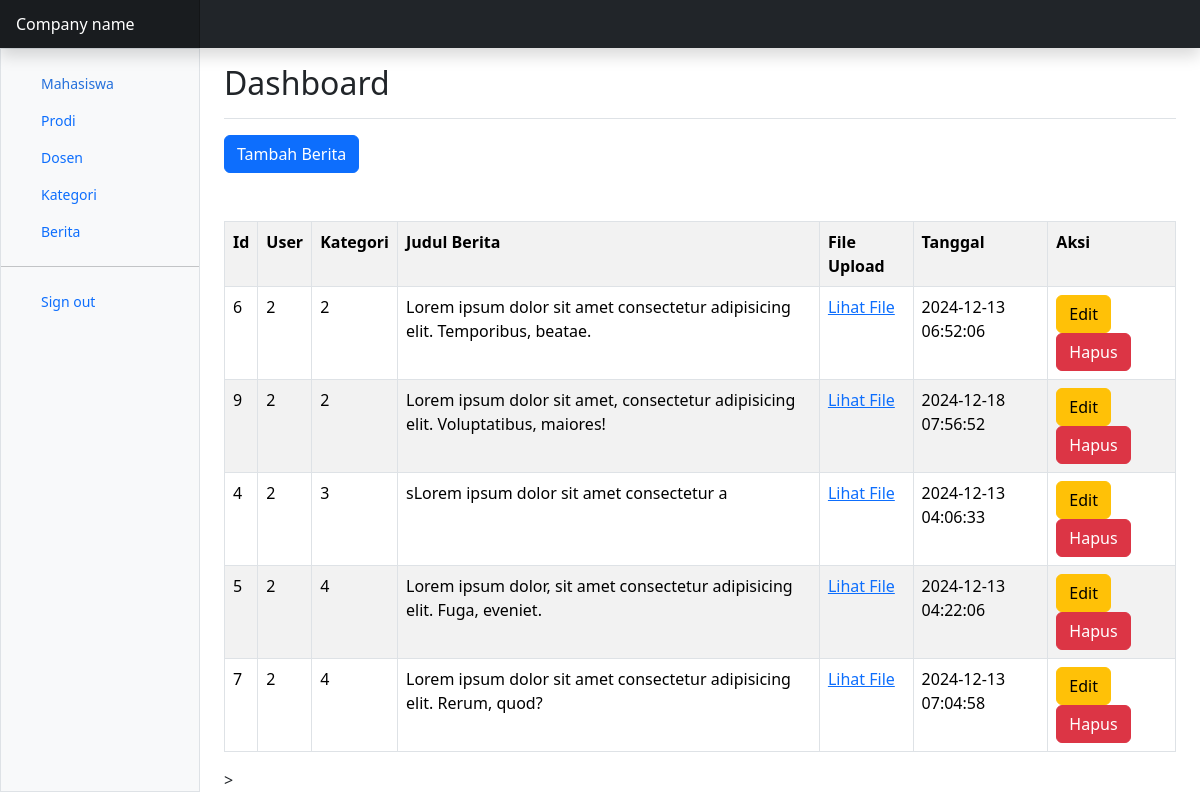
The page /admin/index.php?p=berita (signed in) on the database as committed earlier.
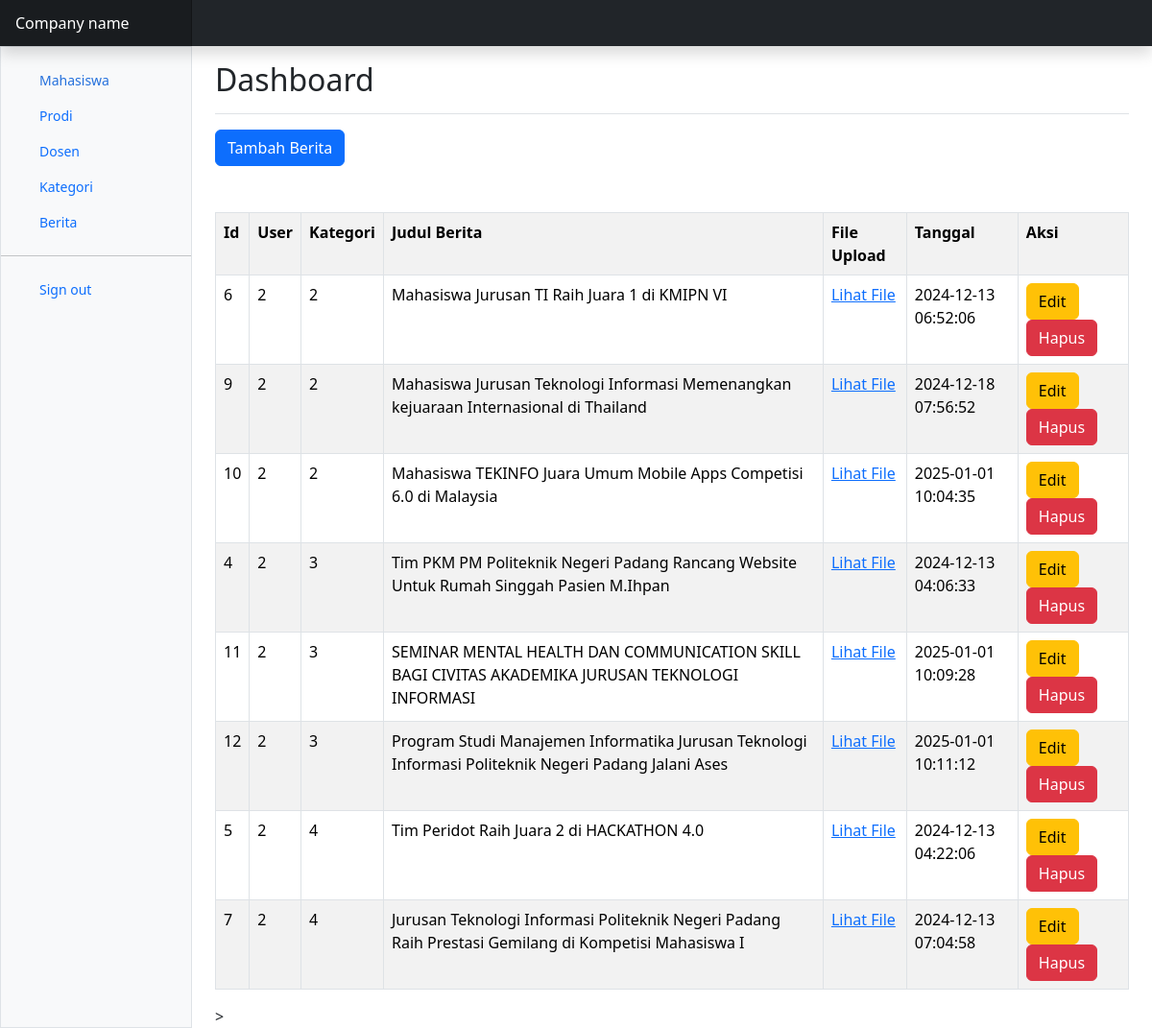
The same page on the database as committed later.
### tables this page shows
CREATE TABLE `berita` (
  `id` int(11) NOT NULL,
  `user_id` int(11) NOT NULL,
  `kategori_id` int(11) NOT NULL,
  `judul_berita` varchar(100) NOT NULL,
  `file_upload` varchar(100) NOT NULL,
  `isi_berita` text NOT NULL,
  `date_created` timestamp NOT NULL DEFAULT current_timestamp()
);

### admin/berita.php (the view, shortened to what this page needs)
<?php
$aksi = isset($_GET['aksi']) ? $_GET['aksi'] : 'list';
include('../koneksi.php');
switch ($aksi) {
    case 'list':
        ?>
        <a href="index.php?p=berita&aksi=input" class="btn btn-primary mb-5">Tambah Berita</a>
        <table class="table table-bordered table-striped">
            <tr>
                <th>Id</th>
                <th>User</th>
                <th>Kategori</th>
                <th>Judul Berita</th>
                <th>File Upload</th>
                <th>Tanggal</th>
                <th>Aksi</th>
            </tr>
            <?php
            $result = mysqli_query($db, "SELECT berita.*, kategori.nama_kategori FROM user
            INNER JOIN berita ON user.id = berita.user_id
            INNER JOIN kategori ON kategori.id = berita.kategori_id");
            while ($berita = mysqli_fetch_array($result)) {
                ?>
                <tr>
                    <td><?= $berita['id'] ?></td>
                    <td><?= $berita['user_id'] ?></td>
                    <td><?= $berita['kategori_id'] ?></td>
                    <td><?= $berita['judul_berita'] ?></td>
                    <td><a href="uploads/<?= $berita['file_upload'] ?>" target="_blank">Lihat File</a></td>
                    <td><?= $berita['date_created'] ?></td>
                    <td>
                        <a href="index.php?p=berita&aksi=edit&id_edit=<?= $berita['id'] ?>" class="btn btn-warning">Edit</a>
                        <a href="proses_berita.php?proses=delete&id=<?= $berita['id'] ?>" class="btn btn-danger" onclick="return confirm('Yakin ingin menghapus data?')">Hapus</a>
                    </td>
                </tr>
                <?php
            }
            ?>
        </table>
        <?php
        break;
        ?>
        <?php
}
?>
>

### admin/index.php (shortened to what this page needs)
<!doctype html>
<html lang="en" data-bs-theme="auto">
  <head>
    <link href="https://cdn.jsdelivr.net/npm/bootstrap@5.3.3/dist/css/bootstrap.min.css" rel="stylesheet">
    <link href="https://cdn.jsdelivr.net/npm/bootstrap-icons@1.10.5/font/bootstrap-icons.min.css" rel="stylesheet">
    <link href="../css/dashboard.css" rel="stylesheet">
  </head>
  <body>
<header class="navbar sticky-top bg-dark flex-md-nowrap p-0 shadow" data-bs-theme="dark">
  <a class="navbar-brand col-md-3 col-lg-2 me-0 px-3 fs-6 text-white" href="#">Company name</a>
</header>
<div class="container-fluid">
  <div class="row">
    <div class="sidebar border border-right col-md-3 col-lg-2 p-0 bg-body-tertiary">
      <div class="offcanvas-md offcanvas-end bg-body-tertiary" tabindex="-1" id="sidebarMenu" aria-labelledby="sidebarMenuLabel">
        <div class="offcanvas-body d-md-flex flex-column p-0 pt-lg-3 overflow-y-auto">
          <ul class="nav flex-column">
            <li class="nav-item">
              <a class="nav-link d-flex align-items-center gap-2 active" aria-current="page" href="index.php?p=mhs">
                <svg class="bi"><use xlink:href="#house-fill"/></svg>
                Mahasiswa
              </a>
            </li>
            <li class="nav-item">
              <a class="nav-link d-flex align-items-center gap-2" href="index.php?p=prodi">
                <svg class="bi"><use xlink:href="#file-earmark"/></svg>
                Prodi
              </a>
            </li>
            <li class="nav-item">
              <a class="nav-link d-flex align-items-center gap-2" href="index.php?p=dosen">
                <svg class="bi"><use xlink:href="#cart"/></svg>
                Dosen
              </a>
            </li>
            <li class="nav-item">
              <a class="nav-link d-flex align-items-center gap-2" href="index.php?p=kategori">
                <svg class="bi"><use xlink:href="#people"/></svg>
                Kategori
              </a>
            </li>
            <li class="nav-item">
              <a class="nav-link d-flex align-items-center gap-2" href="index.php?p=berita">
                <svg class="bi"><use xlink:href="#graph-up"/></svg>
                Berita
              </a>
            </li>
          </ul>
          <hr class="my-3">
          <ul class="nav flex-column mb-auto">
            <li class="nav-item">
              <a class="nav-link d-flex align-items-center gap-2" href="../logout.php">
                <svg class="bi"><use xlink:href="#door-closed"/></svg>
                Sign out
              </a>
            </li>
          </ul>
        </div>
      </div>
    </div>
    <main class="col-md-9 ms-sm-auto col-lg-10 px-md-4">
      <div class="d-flex justify-content-between flex-wrap flex-md-nowrap align-items-center pt-3 pb-2 mb-3 border-bottom">
        <h1 class="h2">Dashboard</h1>
    </div>
    <?php
         $page = isset($_GET['p']) ? $_GET['p'] : 'home.php';
         if($page == 'berita') include('berita.php');
      ?>
    </main>
  </div>
</div>
    <script src="https://cdn.jsdelivr.net/npm/chart.js@4.3.2/dist/chart.umd.js"></script><script src="dashboard.js"></script></body>
</html>

### css/dashboard.css (style rules this page uses)
.bi { display: inline-block; width: 1rem; height: 1rem; }
.sidebar .nav-link { font-size: .875rem; font-weight: 500; }
.sidebar .nav-link.active { color: #2470dc; }
.navbar-brand { padding-top: .75rem; padding-bottom: .75rem; background-color: rgba(0, 0, 0, .25); box-shadow: inset -1px 0 0 rgba(0, 0, 0, .25); }

### admin/index.php (style rules this page uses)
.bi { vertical-align: -.125em; fill: currentColor; }

Rows that differ between the two databases and show on the page:
changed berita id 6: judul_berita "Lorem ipsum dolor sit amet consectetur adipisicing elit. Temporibus, beatae." → "Mahasiswa Jurusan TI Raih Juara 1 di KMIPN VI"
changed berita id 9: judul_berita "Lorem ipsum dolor sit amet, consectetur adipisicing elit. Voluptatibus, maiores!" → "Mahasiswa Jurusan Teknologi Informasi Memenangkan kejuaraan Internasional di Thailand"
added berita: id "10", user "2", kategori "2", judul_berita "Mahasiswa TEKINFO Juara Umum Mobile Apps Competisi 6.0 di Malaysia", date_created "2025-01-01 10:04:35"
changed berita id 4: judul_berita "sLorem ipsum dolor sit amet consectetur a" → "Tim PKM PM Politeknik Negeri Padang Rancang Website Untuk Rumah Singgah Pasien M.Ihpan"
added berita: id "11", user "2", kategori "3", judul_berita "SEMINAR MENTAL HEALTH DAN COMMUNICATION SKILL BAGI CIVITAS AKADEMIKA JURUSAN TEKNOLOGI INFORMASI", date_created "2025-01-01 10:09:28"
added berita: id "12", user "2", kategori "3", judul_berita "Program Studi Manajemen Informatika Jurusan Teknologi Informasi Politeknik Negeri Padang Jalani Ases", date_created "2025-01-01 10:11:12"
changed berita id 5: judul_berita "Lorem ipsum dolor, sit amet consectetur adipisicing elit. Fuga, eveniet." → "Tim Peridot Raih Juara 2 di HACKATHON 4.0"
changed berita id 7: judul_berita "Lorem ipsum dolor sit amet consectetur adipisicing elit. Rerum, quod?" → "Jurusan Teknologi Informasi Politeknik Negeri Padang Raih Prestasi Gemilang di Kompetisi Mahasiswa I"
